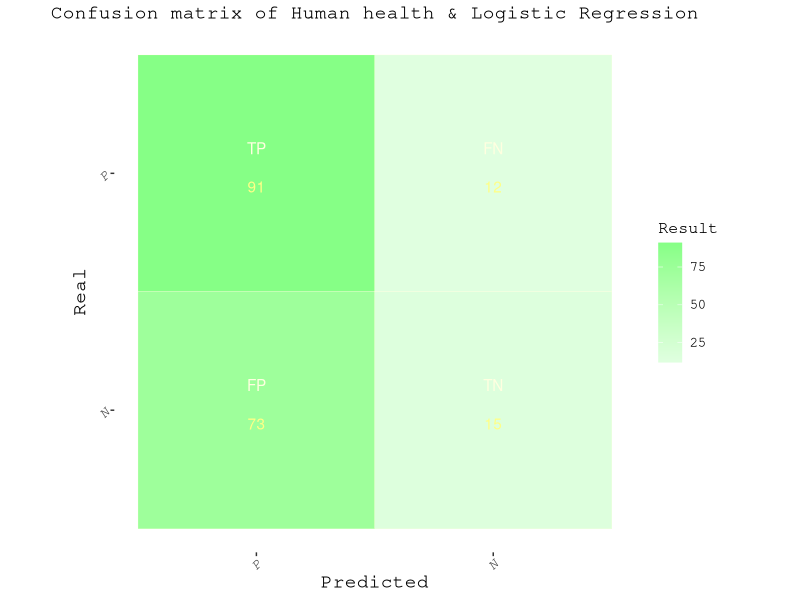
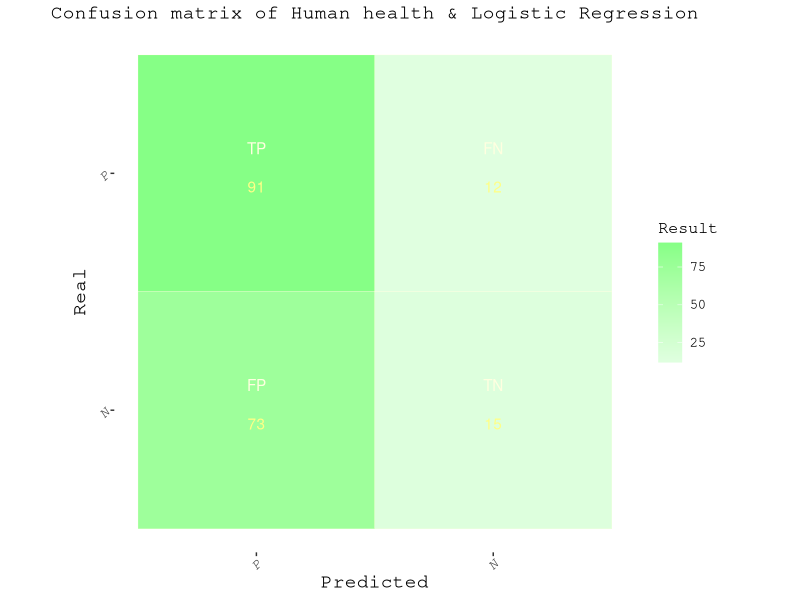

These charts were generated, in order, by the following R code:
#绘画混淆矩阵
library(ggplot2)
data <- read.csv("QSAR/table/data39HH_LR_confmat.csv", header = T, row.names = 1, check.names = F, sep = ",")
#先设置热图颜色
HH<-c("#FFFF86","#FFFFE0")
LR<-c("#86FF86","#E0FFE0")
ggplot(data,aes(x= Predicted,y = Real))+
  geom_tile(aes(fill=Result),width=1,height =1,color = HH[2])+
  coord_equal() + # 绘制正方形，长宽相等
  scale_fill_gradientn(colors = rev(LR))+#legend上下限
  geom_text(
    aes(label = Name), color = HH[2],
    vjust=-1.6)+
  geom_text(
    aes(label = Result), color =HH[1],
    vjust=1.6)+
  xlim(c("P","N"))+
  ylim(c("N","P"))+
  ggtitle("Confusion matrix of Human health & Logistic Regression")+
  theme(text = element_text(family = "mono", size=14),
        plot.title = element_text(size = 14,hjust = 0.5),#title 大小,居中
        axis.title.x = element_text(size = 14),#x轴标题
        axis.title.y = element_text(size = 14),
        axis.text.x = element_text(face = "italic", angle = 45, hjust = 1,size = 10),#横坐标
        axis.text.y = element_text(face = "italic", angle = 45, hjust = 1,size = 10),
        legend.text = element_text(size = 10,hjust = 0.5),#legend字体大小,居中
        legend.title = element_text(size = 12), #设置legend标签字体大小
        panel.background = element_blank(), 
        panel.grid.major = element_blank(), 
        panel.grid.minor = element_blank(),
        panel.border = element_blank())#去掉边框
ggsave("QSAR/pic/HH_LR_confmat.png",width=10, height=7,dpi=300)
